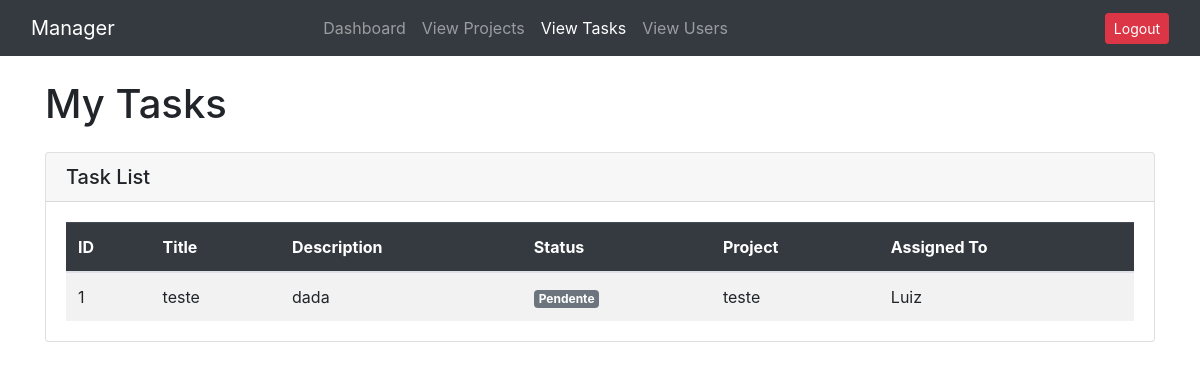
The page /view_tasks (signed in) on the database as committed earlier.
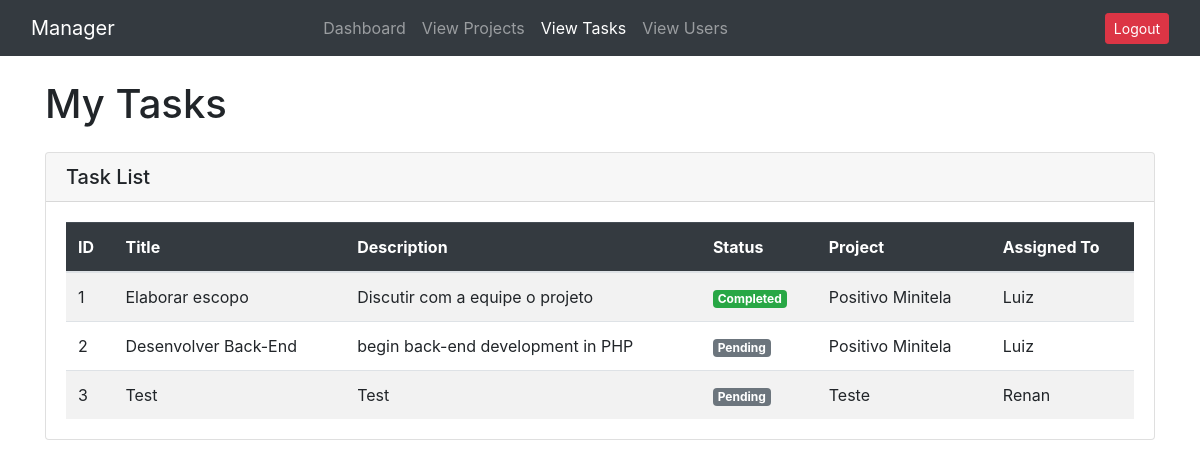
The same page on the database as committed later.
### app.py (models this page shows, shortened)
class Tasks(db.Model):
    task_id = db.Column(db.Integer, primary_key=True)
    project_id = db.Column(db.Integer, db.ForeignKey('projects.project_id'))
    user_id = db.Column(db.Integer, db.ForeignKey('user.id'))
    title = db.Column(db.String(100), nullable=False)
    description = db.Column(db.Text)
    status = db.Column(db.String(20), default='Pending')
    project = relationship('Projects', backref='tasks')
    user = relationship('User')

class Projects(db.Model):
    project_id = db.Column(db.Integer, primary_key=True)
    project_name = db.Column(db.String(20))
    active = db.Column(db.Boolean)
    user_id = db.Column(db.Integer, db.ForeignKey('user.id'))

class User(db.Model):
    id = db.Column(db.Integer, primary_key=True)
    username = db.Column(db.String(150), unique=True, nullable=False)
    password = db.Column(db.String(150), nullable=False)

### app.py (the view)
@app.route('/view_tasks')
def view_tasks():
    if 'user_id' not in session:
        return redirect(url_for('login'))
    tasks = Tasks.query.all()
    return render_template('view_tasks.html', tasks=tasks)

### templates/view_tasks.html (shortened to what this page needs)
{% extends "layout.html" %}
{% block body %}
<h1 class="mb-4">My Tasks</h1>
<div class="card">
    <div class="card-header">
        <h5 class="mb-0">Task List</h5>
    </div>
    <div class="card-body">
        <div class="table-responsive">
            <table class="table table-striped table-hover mb-0">
                <thead class="table-dark">
                    <tr>
                        <th>ID</th>
                        <th>Title</th>
                        <th>Description</th>
                        <th>Status</th>
                        <th>Project</th>
                        <th>Assigned To</th>
                    </tr>
                </thead>
                <tbody>
                    {% for task in tasks %}
                    <tr>
                        <td>{{ task.task_id }}</td>
                        <td>{{ task.title }}</td>
                        <td>{{ task.description }}</td>
                        <td>
                            {% if task.status == 'Completed' %}
                                <span class="badge bg-success text-white">{{ task.status }}</span>
                            {% elif task.status == 'In Progress' %}
                                <span class="badge bg-warning text-dark">{{ task.status }}</span>
                            {% else %}
                                <span class="badge bg-secondary text-white">{{ task.status }}</span>
                            {% endif %}
                        </td>
                        <td>{{ task.project.project_name }}</td>
                        <td>{{ task.user.username }}</td>
                    </tr>
                    {% endfor %}
                </tbody>
            </table>
        </div>
    </div>
</div>
{% endblock %}

Rows that differ between the two databases and show on the page:
changed Tasks id 1: title "teste" → "Elaborar escopo"; description "dada" → "Discutir com a equipe o projeto"; project.project_name "teste" → "Positivo Minitela"; status "Pendente" → "Completed"
added Tasks: task_id "2", title "Desenvolver Back-End", description "begin back-end development in PHP", status "Pending", project.project_name "Positivo Minitela", user.username "Luiz"
added Tasks: task_id "3", title "Test", description "Test", status "Pending", project.project_name "Teste", user.username "Renan"
